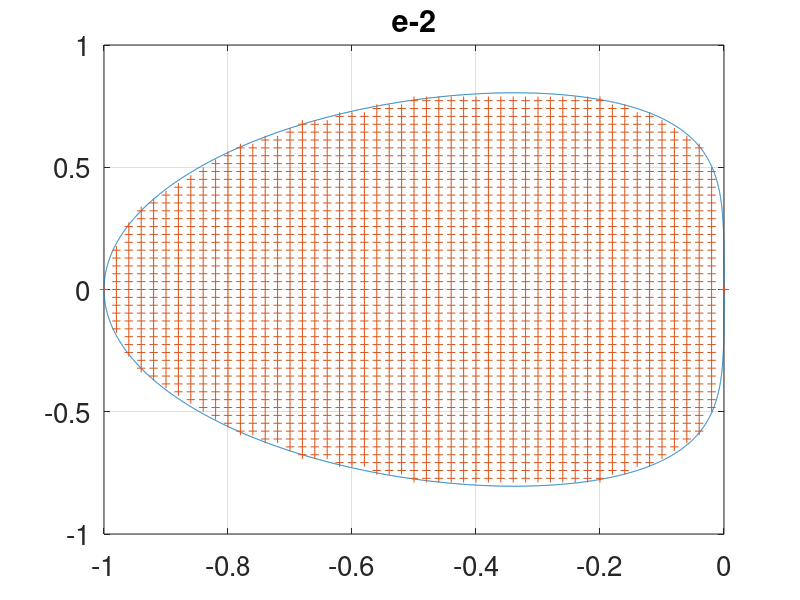
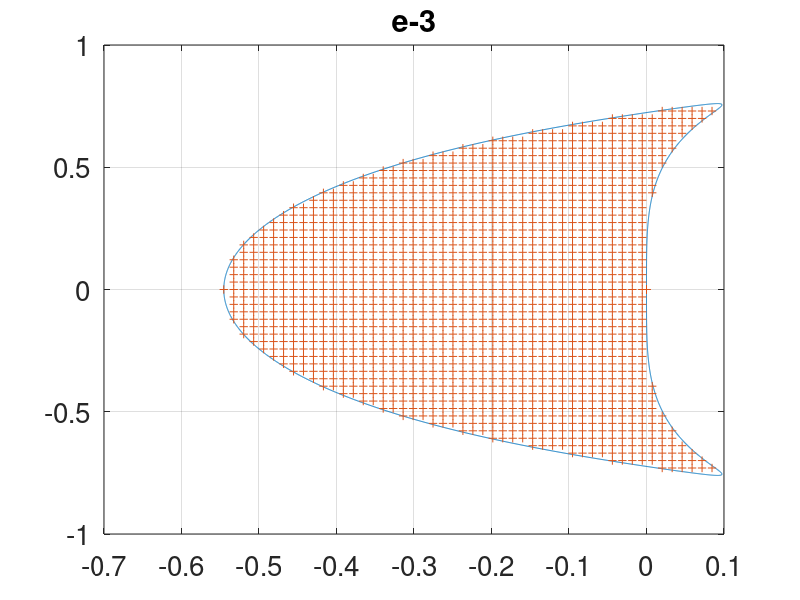
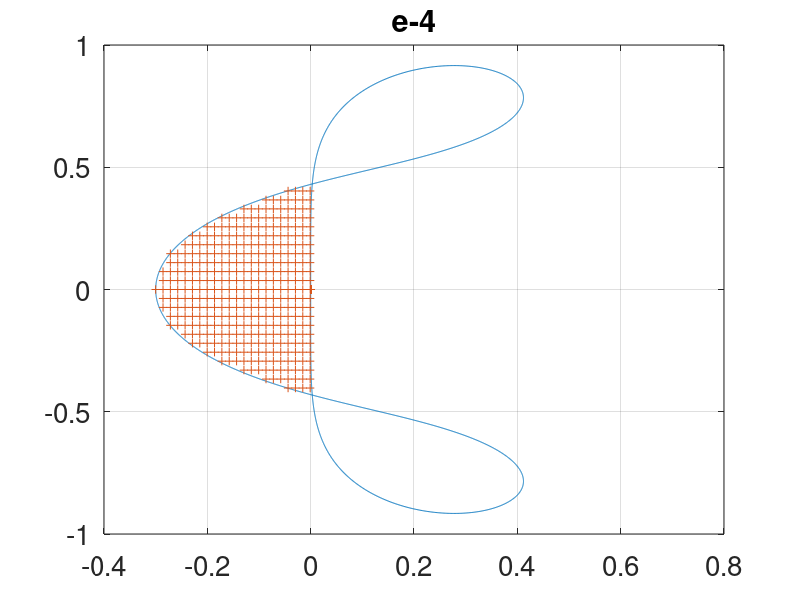
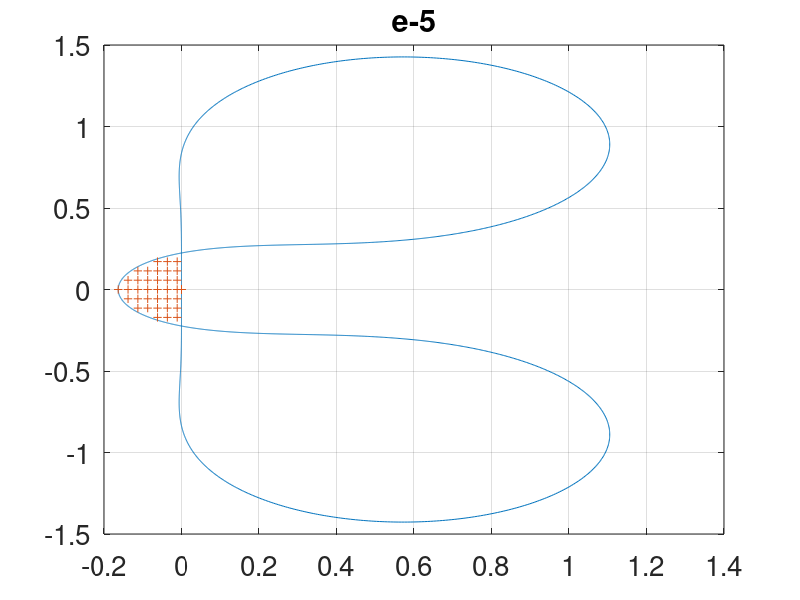

These charts were generated, in order, by the following MATLAB code:
% John Strain, UC Berkeley
% ras: compute coefficients and region of absolute stability for 
% classical linear multistep methods
% a_1 u_{n+1} + a_2 u_n + ... + a_{k+1} u_{n-k+1}
%  = h ( b_1 f_{n+1} + b_2 f_n + ... + b_{k+1} f_{n-k+1} )
%
% k-step explicit Adams of order p = k
% where a_1 =1, a_2 = -1, a_3 = ... = a_{k+1} = 0, b_1 = 0.
%
% k-step implicit Adams of order p = k + 1
% where a_1 =1, a_2 = -1, a_3 = ... = a_{k+1} = 0.
%
% k-step implicit BDF of order p = k
% where b_1 = 1, b_2 = ... = b_{k+1} = 0.
%
% Impose p + 1 order conditions rho(e^h) - h sigma(e^h) = O(h^{p+1})
% on the degree-k polynomials
% rho(z) = a_1 z^k + ... + a_{k+1} 
% sigma(z) = b_1 z^k + ... + b_{k+1} 
% plus the above k + 2 or k + 1 constraints on the a or b coeffs: then
% solve r = p + 1 + k + 2 (explicit or BDF) or p + 1 + k + 1 (implicit) 
% equations in c = 2k + 2 unknowns by least squares i.e. SVD.

I = complex(0,1);  % Set up an imaginary unit (Octave's I = Matlab's i)

% Loop through method m, step number k and order p.
% Method is 1 for explicit Adams, 2 for implicit Adams, 3 for BDF, ...
ead = 1;
iad = 2;
bdf = 3;
% File names for plot files e-2.ps and so forth.
cap = 'eib';

run( ead , 1 ) = ead;		% Method
run( ead , 2 ) = 9;					% Number of orders
run( ead , 3 ) = 0;					% p minus k

run( iad , 1 ) = iad;		% Method
run( iad , 2 ) = 9;					% Number of orders
run( iad , 3 ) = 1;					% p minus k

run( bdf , 1 ) = bdf;					% Method
run( bdf , 2 ) = 9;					% Number of orders
run( bdf , 3 ) = 0;					% p minus k

% Run through methods.
for test = 1 : 3
% Run orders k = 2 up to maximum specified.
for k = 2 : run( test, 2 )

method = run( test, 1 );
p = k + run( test, 3 ); % order of the method

% Number of coeffs in a and in b.
n = k + 1;

% Size of matrix m of order conditions: r rows by c columns.
if method == ead
 r = p + 1 + k + 2;
 c = 2 * n;
end

if method == iad || method == bdf 
 r = p + 1 + k + 1;
 c = 2 * n;
end

m = zeros( r, c );

% First half-row for the a coeffs.
for j = 1 : n
 m( 1, j ) = 1;
end

% Remaining half-rows for the a coeffs.
for q = 2 : p + 1

 for j = 1 : n
  m( q , j ) = ( -j )^( q - 1 ) / gamma( q );
 end

end

% Second halves of first p + 1 rows are minus first halves shifted.
for jp = n + 1 : 2 * n
 j = jp - n;
 m( 1, jp ) = 0;
 for q = 2 : p + 1
  m( q, jp ) = - m( q - 1, j );
 end
end

% Next row to add to r by c matrix
next = p + 2;

if method == ead
% Explicit Adams: set b1 = 0, a1 = 1, a2 = -1, other a's equal to 0.

 m( next : r - 1, : ) = eye( r - next, c );

% Set b1 = 0 and print final m.
 m( r, n + 1 ) = 1;

% Right-hand side of equations mostly 0.
rhs = zeros(r, 1);
rhs( next, 1 ) = 1;
rhs( next + 1, 1 ) = -1;
rhs( r, 1 ) = 0;

end

if method == iad
% Implicit Adams: set a1 = 1, a2 = -1, other a's equal to 0.

 m( next : r, : ) = eye( r - next + 1, c );

% Right-hand side of equations mostly 0.
rhs = zeros(r, 1);
rhs( next, 1 ) = 1;
rhs( next + 1, 1 ) = -1;

end

% BDF and its variants: set b1 = 1, other b's equal to 0.
if method == bdf 

 m( next : r, n + 1 : c ) = eye( r - next + 1, c - n );

% Right-hand side of equations mostly 0.
rhs = zeros(r, 1);
rhs( n + 1, 1 ) = 1;

end

% Compute least-squares solution x.
x = m \ rhs;

% Extract left and right coeffs of method.
a = x( 1 : n );
b = x( n + 1 : 2 * n );

% Store boundary locus in f for plotting

z = linspace(0, 2 * pi, 4000 );
z = exp( z * I );

av = polyval( a, z );
bv = polyval( b, z );
f = av ./ bv;
xmax = max( real( f ) );
xmin = min( real( f ) );
ymax = max( imag( f ) );
ymin = min( imag( f ) );

% Store grid points hL where all roots are inside unit circle in g 
g( 1 : 2500 ) = 0;
n = 1;
for ix = 0 : 50
 x = xmin + ix * ( xmax - xmin ) / 50.0;
 for iy = 0 : 50
  y = ymin + iy * ( ymax - ymin ) / 50.0;
  hL = x + I * y;
  stab = a - hL * b;
  root = roots( stab );
  absroot = abs( root );
  maxroot = max( absroot );
  if maxroot <= 1.0
   g( n ) = hL;
   n = n+1;
  end
 end
end

% Produce Fig output file: convert to PostScript by fig2dev -Leps

% gset term fig
% s = sprintf( "gset output '%s-%d';", cap( :, method ), k );
% eval( s )

% Plot boundary-including locus.
fig=figure;
plot( f )
% Add points where roots are inside unit circle.
hold on
plot( g, '+' )
grid;
Mname = [num2str(cap(:,method)),'-',num2str(k)];
title(Mname);
fname = strcat(Mname,'.eps');
hold off
set(gca,'Fontsize',20)
%saveas(gcf,fname,'epsc') % if you want to save thefigures automatically
%print('-dps', sprintf('%s-%d', cap(:, method), k) );

end
end